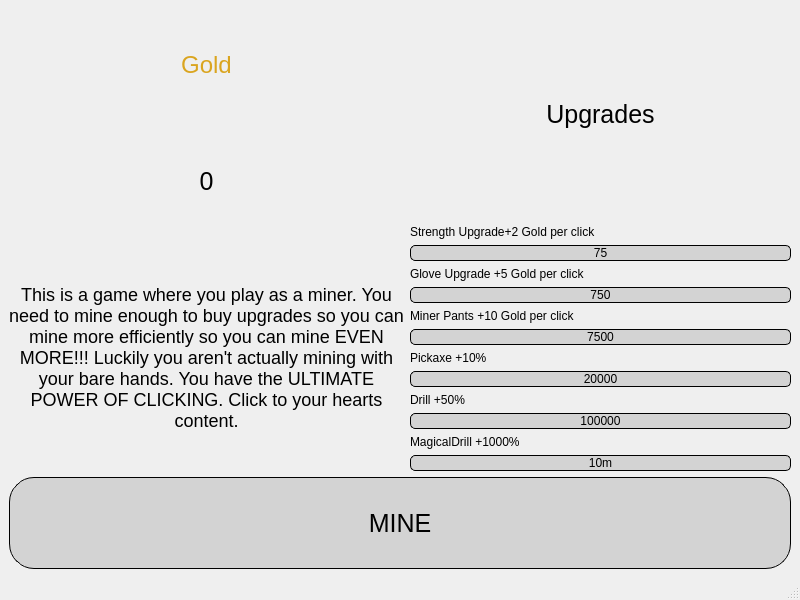
<?xml version="1.0" encoding="UTF-8"?>
<ui version="4.0">
 <class>MainWindow</class>
 <widget class="QMainWindow" name="MainWindow">
  <property name="geometry">
   <rect>
    <x>0</x>
    <y>0</y>
    <width>800</width>
    <height>600</height>
   </rect>
  </property>
  <property name="windowTitle">
   <string>MainWindow</string>
  </property>
  <widget class="QWidget" name="centralwidget">
   <layout class="QGridLayout" name="gridLayout">
    <item row="0" column="0">
     <layout class="QVBoxLayout" name="verticalLayout_5">
      <item>
       <layout class="QHBoxLayout" name="horizontalLayout">
        <item>
         <layout class="QVBoxLayout" name="verticalLayout_4">
          <item>
           <layout class="QVBoxLayout" name="verticalLayout">
            <item>
             <widget class="QLabel" name="label_2">
              <property name="styleSheet">
               <string notr="true">font-size: 24px;font-family: Arial;color: rgb(0,0,0); color: #DAA520;</string>
              </property>
              <property name="text">
               <string>Gold</string>
              </property>
              <property name="alignment">
               <set>Qt::AlignCenter</set>
              </property>
             </widget>
            </item>
            <item>
             <widget class="QLabel" name="label">
              <property name="styleSheet">
               <string notr="true">font-size: 25px;</string>
              </property>
              <property name="text">
               <string>0</string>
              </property>
              <property name="alignment">
               <set>Qt::AlignCenter</set>
              </property>
             </widget>
            </item>
           </layout>
          </item>
          <item>
           <widget class="QLabel" name="label_4">
            <property name="styleSheet">
             <string notr="true">font-size:18px;</string>
            </property>
            <property name="lineWidth">
             <number>1</number>
            </property>
            <property name="midLineWidth">
             <number>0</number>
            </property>
            <property name="text">
             <string>This is a game where you play as a miner. You need to mine enough to buy upgrades so you can mine more efficiently so you can mine EVEN MORE!!! Luckily you aren't actually mining with your bare hands. You have the ULTIMATE POWER OF CLICKING. Click to your hearts content.</string>
            </property>
            <property name="scaledContents">
             <bool>false</bool>
            </property>
            <property name="alignment">
             <set>Qt::AlignCenter</set>
            </property>
            <property name="wordWrap">
             <bool>true</bool>
            </property>
            <property name="margin">
             <number>1</number>
            </property>
           </widget>
          </item>
         </layout>
        </item>
        <item>
         <layout class="QVBoxLayout" name="verticalLayout_3">
          <item>
           <widget class="QLabel" name="label_3">
            <property name="styleSheet">
             <string notr="true">font-size: 25px;</string>
            </property>
            <property name="text">
             <string>Upgrades</string>
            </property>
            <property name="alignment">
             <set>Qt::AlignCenter</set>
            </property>
           </widget>
          </item>
          <item>
           <layout class="QVBoxLayout" name="verticalLayout_2">
            <property name="leftMargin">
             <number>0</number>
            </property>
            <item>
             <widget class="QLabel" name="label_5">
              <property name="text">
               <string>Strength Upgrade+2 Gold per click</string>
              </property>
             </widget>
            </item>
            <item>
             <widget class="QPushButton" name="pushButton_2">
              <property name="styleSheet">
               <string notr="true">border-radius: 5px; border: 1px solid; background-color: #D3D3D3; </string>
              </property>
              <property name="text">
               <string>75</string>
              </property>
             </widget>
            </item>
            <item>
             <widget class="QLabel" name="label_6">
              <property name="text">
               <string>Glove Upgrade +5 Gold per click</string>
              </property>
             </widget>
            </item>
            <item>
             <widget class="QPushButton" name="pushButton_3">
              <property name="styleSheet">
               <string notr="true">border-radius: 5px; border: 1px solid; background-color: #D3D3D3; </string>
              </property>
              <property name="text">
               <string>750</string>
              </property>
             </widget>
            </item>
            <item>
             <widget class="QLabel" name="label_7">
              <property name="text">
               <string>Miner Pants +10 Gold per click</string>
              </property>
             </widget>
            </item>
            <item>
             <widget class="QPushButton" name="pushButton_4">
              <property name="styleSheet">
               <string notr="true">border-radius: 5px; border: 1px solid; background-color: #D3D3D3; </string>
              </property>
              <property name="text">
               <string>7500</string>
              </property>
             </widget>
            </item>
            <item>
             <widget class="QLabel" name="label_8">
              <property name="text">
               <string>Pickaxe +10%</string>
              </property>
             </widget>
            </item>
            <item>
             <widget class="QPushButton" name="pushButton_5">
              <property name="styleSheet">
               <string notr="true">border-radius: 5px; border: 1px solid; background-color: #D3D3D3; </string>
              </property>
              <property name="text">
               <string>20000</string>
              </property>
             </widget>
            </item>
            <item>
             <widget class="QLabel" name="label_9">
              <property name="text">
               <string>Drill +50%</string>
              </property>
             </widget>
            </item>
            <item>
             <widget class="QPushButton" name="pushButton_6">
              <property name="styleSheet">
               <string notr="true">border-radius: 5px; border: 1px solid; background-color: #D3D3D3; </string>
              </property>
              <property name="text">
               <string>100000</string>
              </property>
             </widget>
            </item>
            <item>
             <widget class="QLabel" name="label_10">
              <property name="text">
               <string>MagicalDrill +1000%</string>
              </property>
             </widget>
            </item>
            <item>
             <widget class="QPushButton" name="pushButton_7">
              <property name="styleSheet">
               <string notr="true">border-radius: 5px; border: 1px solid; background-color: #D3D3D3; </string>
              </property>
              <property name="text">
               <string>10m</string>
              </property>
             </widget>
            </item>
           </layout>
          </item>
         </layout>
        </item>
       </layout>
      </item>
      <item>
       <widget class="QPushButton" name="pushButton">
        <property name="styleSheet">
         <string notr="true">border-radius: 25px; border: 1px solid; background-color: #D3D3D3; font-size: 25px; height: 90%;
</string>
        </property>
        <property name="text">
         <string>MINE</string>
        </property>
       </widget>
      </item>
     </layout>
    </item>
   </layout>
  </widget>
  <widget class="QMenuBar" name="menubar">
   <property name="geometry">
    <rect>
     <x>0</x>
     <y>0</y>
     <width>800</width>
     <height>21</height>
    </rect>
   </property>
  </widget>
  <widget class="QStatusBar" name="statusbar"/>
 </widget>
 <resources/>
 <connections/>
</ui>
